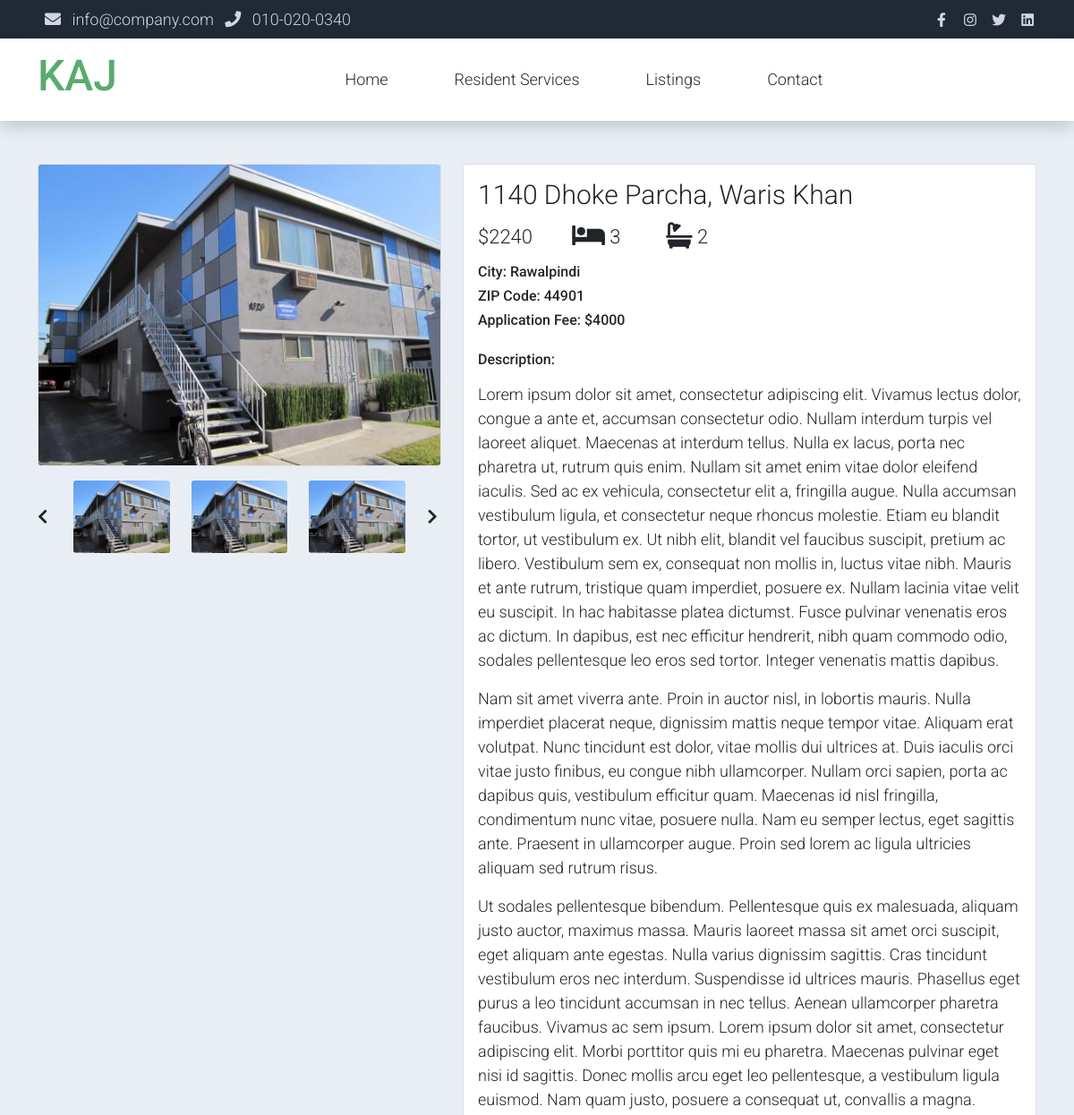
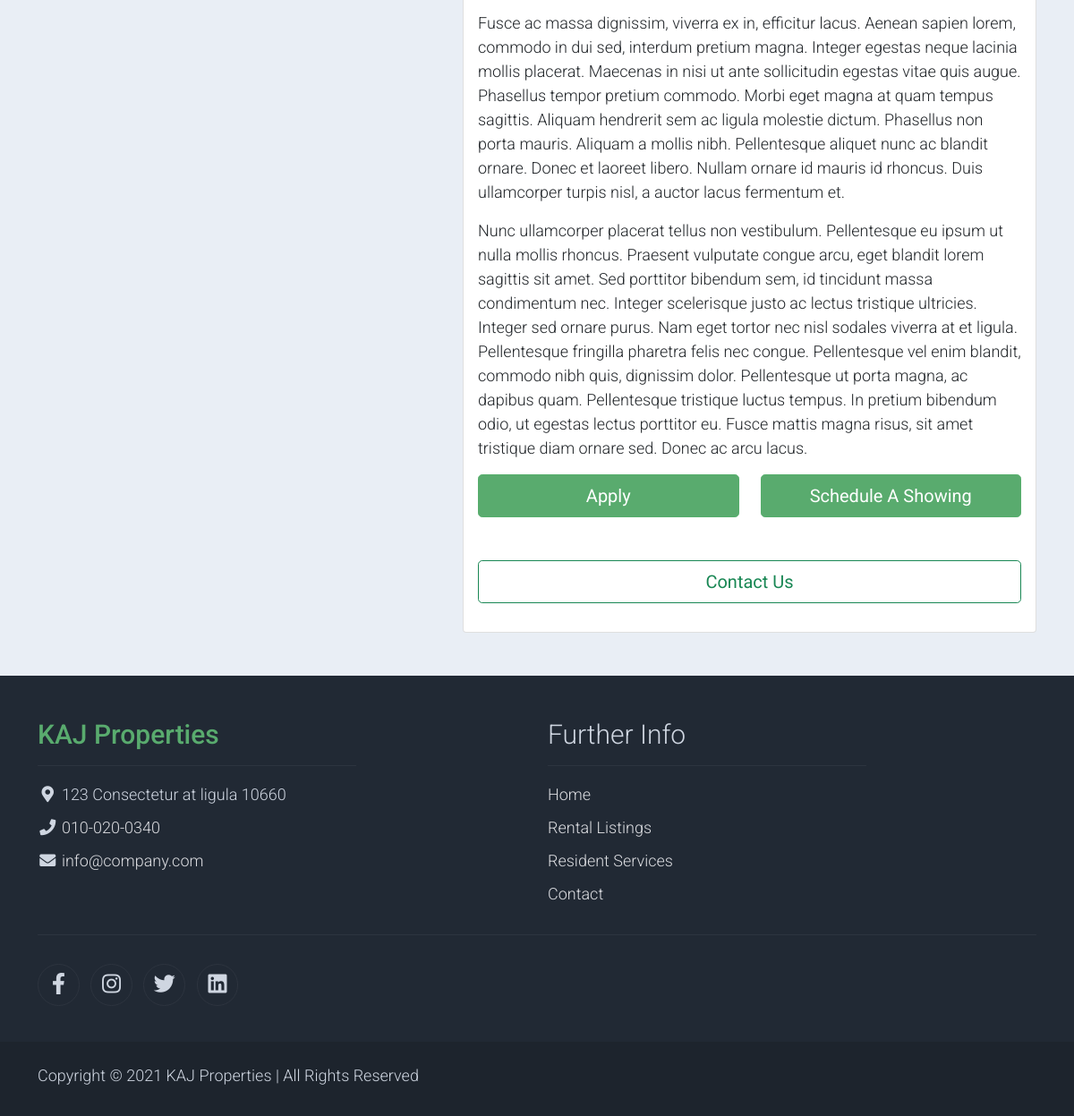
The app's page /listings/2 with its own data (2 pictures, top to bottom).
### main/models.py (models this page shows, shortened)
class Listing(models.Model):
    address = models.CharField(max_length=300, null=False, blank=False)
    zip_code = models.IntegerField(null=False, blank=False)
    city = models.CharField(max_length=100, null=False, blank=False)
    beds_count = models.IntegerField(default=1)
    baths_count = models.IntegerField(default=1)
    images = models.ManyToManyField('ListingImage', related_name='images', blank=True)
    price = models.IntegerField(null=False, blank=False)
    application_fee = models.IntegerField(null=False, blank=False, default=1)
    description = models.TextField(null=True, blank=True)
    def get_banner(self):
        return self.images.first().file.url

class ListingImage(models.Model):
    listing = models.ForeignKey(Listing, on_delete=models.CASCADE, related_name='listing')
    file = models.ImageField(upload_to='listing-images', null=False, blank=False)

### main/views.py (the view)
# urls.py: path('listings/<int:id>', views.listing_detail, name='listing-detail'),
def listing_detail(request, id):
    listing = Listing.objects.get(pk=id)
    listing_images = Paginator(listing.images.all().order_by('-id'), 3)
    image_groups = []
    for i in listing_images.page_range:
        image_groups.append(listing_images.page(i).object_list)
    return render(request, 'listing_detail.html', context={'listing': listing, 'image_groups': image_groups})

### main/templates/listing_detail.html (shortened to what this page needs)
{% extends 'base.html' %}
{% load static %}
{% block content %}
<section class="bg-light">
    <div class="container pb-5">
        <div class="row">
            <div class="col-lg-5 mt-5">
                <div class="card mb-3">
                    <img class="card-img img-fluid" src="{{ listing.get_banner }}"
                        alt="Card image cap" id="product-detail">
                </div>
                <div class="row">
                    <div class="col-1 align-self-center">
                        <a href="#multi-item-example" role="button" data-bs-slide="prev">
                            <i class="text-dark fas fa-chevron-left"></i>
                        </a>
                    </div>
                    <div id="multi-item-example" class="col-10 carousel slide carousel-multi-item"
                        data-bs-ride="carousel">
                        <div class="carousel-inner product-links-wap" role="listbox">
                            {% for group in image_groups %}
                                <div class="carousel-item {% if forloop.counter == 1 %} active {% endif %}">
                                    <div class="row">
                                        {% for image in group %}
                                            <div class="col-4">
                                                <a href="#">
                                                    <img class="card-img img-fluid"
                                                        src="{{ image.file.url }}"
                                                        alt="Product Image 1">
                                                </a>
                                            </div>
                                        {% endfor %}
                                    </div>
                                </div>
                            {% endfor %}
                        </div>
                    </div>
                    <div class="col-1 align-self-center">
                        <a href="#multi-item-example" role="button" data-bs-slide="next">
                            <i class="text-dark fas fa-chevron-right"></i>
                        </a>
                    </div>
                </div>
            </div>
            <div class="col-lg-7 mt-5">
                <div class="card">
                    <div class="card-body">
                        <h1 class="h2">{{ listing.address }}</h1>
                        <div class="row">
                            <div class="col-md-2 h3 py-2">${{ listing.price }}</div>
                            <div class="col-md-2 h3 py-2"> <i class="fas fa-bed fa-lg"></i> {{ listing.beds_count }}</div>
                            <div class="col-md-2 h3 py-2"><i class="fas fa-bath fa-lg"></i> {{ listing.baths_count }}</div>
                        </div>
                        <ul class="list-inline">
                            <li class="list-inline-item">
                                <h6>City: {{ listing.city }}</h6>
                                <h6>ZIP Code: {{ listing.zip_code }}</h6>
                                <h6>Application Fee: ${{ listing.application_fee }}</h6>
                            </li>
                        </ul>
                        <h6>Description:</h6>
                        <p>
                            {{ listing.description|linebreaks }}
                        </p>
                        <div class="row pb-3">
                            <div class="col-md-6 d-grid">
                                <button type="submit" class="btn btn-success btn-lg" name="submit" value="apply">Apply</button>
                            </div>
                            <div class="col-md-6 d-grid">
                                <button type="submit" class="btn btn-success btn-lg" name="submit" value="schedule">Schedule A Showing</button>
                            </div>
                            <div class="col d-grid mt-5">
                                <button type="submit" class="btn btn-outline-success btn-lg" name="submit" value="contact">Contact Us</button>
                            </div>
                        </div>
                    </div>
                </div>
            </div>
        </div>
    </div>
</section>
{% endblock content %}

### main/static/assets/css/templatemo.css (style rules this page uses)
body, ul, li, p, a, label, input, div { font-family: 'Roboto', sans-serif; font-size: 18px !important; font-weight: 300 !important; }
.h2 { font-family: 'Roboto', sans-serif; font-size: 30px !important; font-weight: 300; }
.h3 { font-family: 'Roboto', sans-serif; font-size: 22px !important; }
.bg-light { background-color: #e9eef5 !important; }
.btn-success { background-color: #59ab6e !important; border-color: #56ae6c !important; }

### records on screen
Listing: get_banner (picture), address "1140 Dhoke Parcha, Waris Khan", price "2240", beds_count "3", baths_count "2", city "Rawalpindi", zip_code "44901", application_fee "4000", description "Lorem ipsum dolor sit amet, consectetur adipiscing elit. Vivamus lectus dolor, congue a ante et, accumsan consectetur odio. Nullam interdum turpis vel laoreet aliquet. Maecenas at interdum tellus. Nulla ex lacus, porta nec pharetra ut, rutrum quis enim. Nullam sit amet enim vitae dolor eleifend iaculis. Sed ac ex vehicula, consectetur elit a, fringilla augue. Nulla accumsan vestibulum ligula, et consectetur neque rhoncus molestie. Etiam eu blandit tortor, ut vestibulum ex. Ut nibh elit, blandit vel faucibus suscipit, pretium ac libero. Vestibulum sem ex, consequat non mollis in, luctus vitae nibh. Mauris et ante rutrum, tristique quam imperdiet, posuere ex. Nullam lacinia vitae velit eu…"
ListingImage: file (picture)
ListingImage: file (picture)
ListingImage: file (picture)
